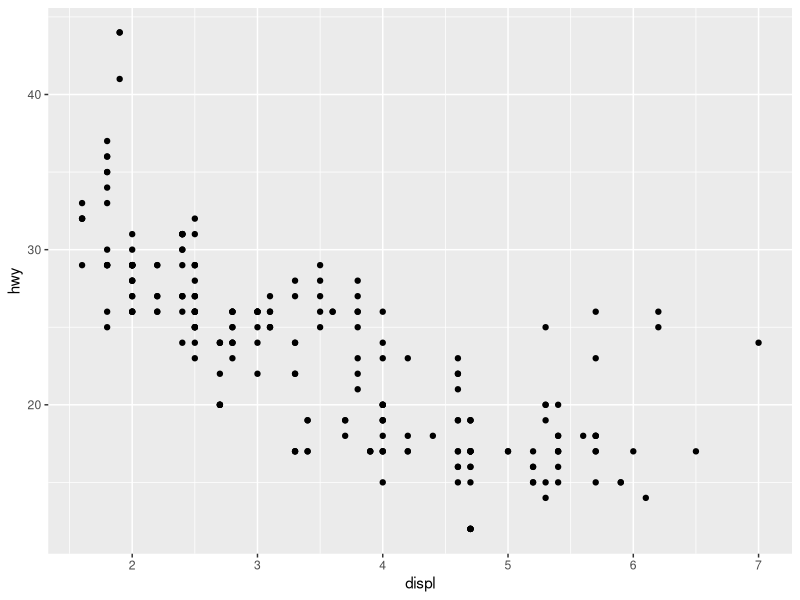
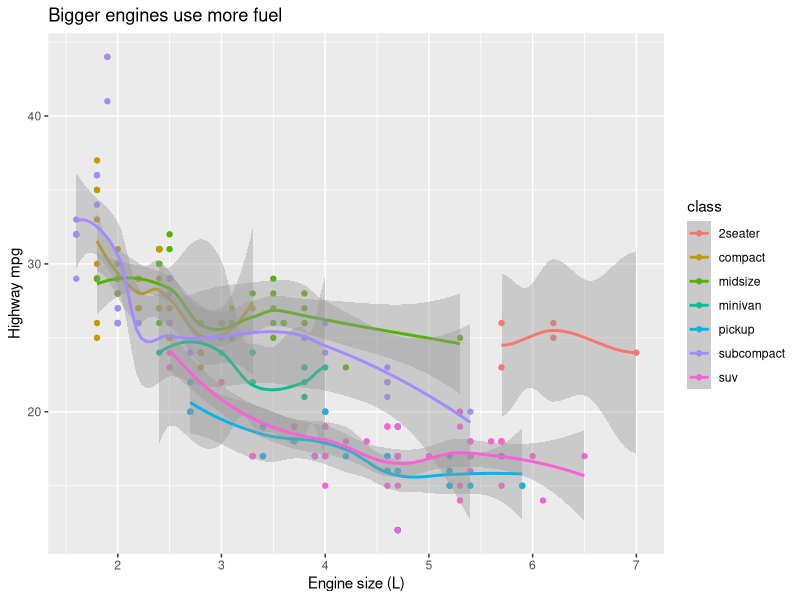

Here is the R script that generated these plots, in order:
## ---- chunk 1
library(tidyverse)
head(mpg)
## ---- chunk 2
ggplot(mpg, aes(x = displ, y = hwy)) +   # data + aesthetics
  geom_point()                           # geom: draw points
## ---- chunk 3
ggplot(mpg, aes(x = displ, y = hwy, colour = class)) +
  geom_point() +
  geom_smooth() +
  labs(title = "Bigger engines use more fuel",
       x = "Engine size (L)", y = "Highway mpg")
